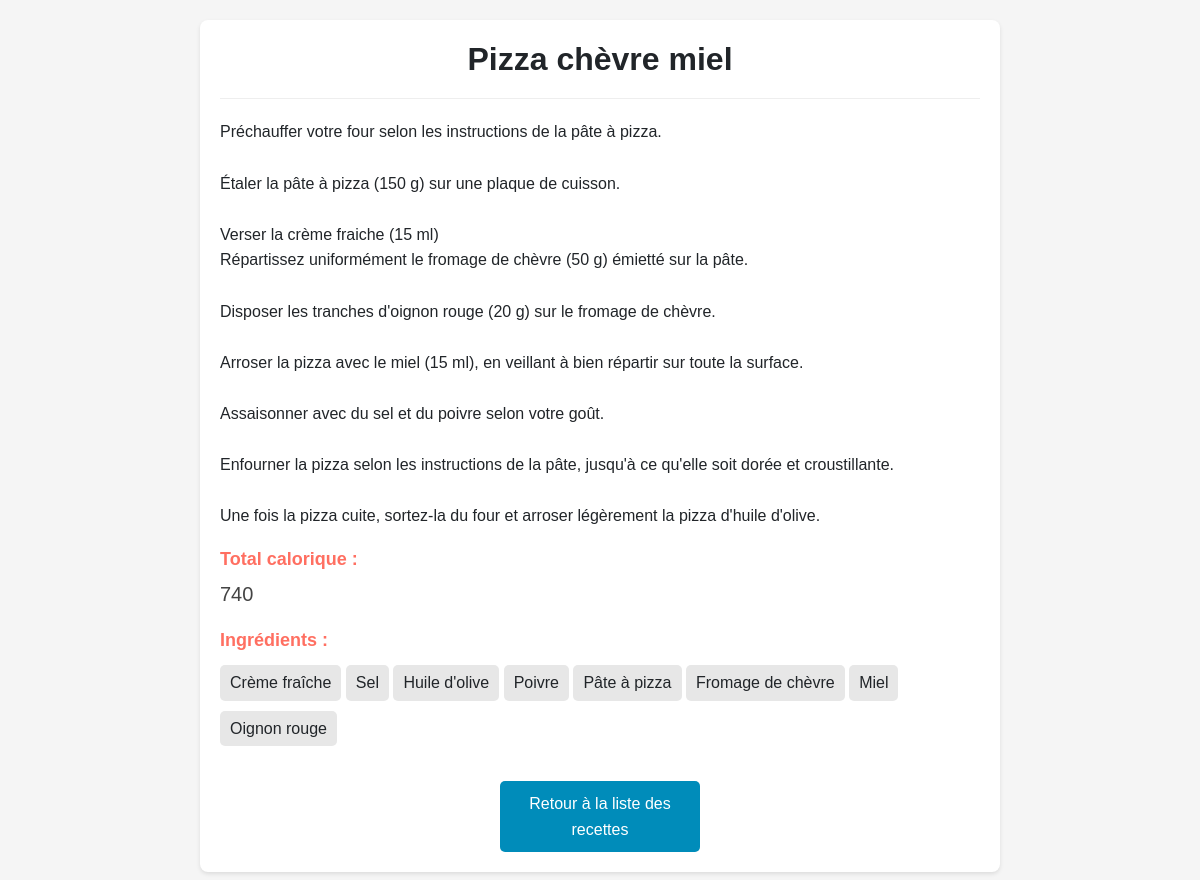
Page /recettes/lire/pizza-chevre-miel on the committed database.
### tables this page shows
CREATE TABLE IF NOT EXISTS `recettes` (
  `id_Recettes` int NOT NULL AUTO_INCREMENT,
  `Titre` varchar(45) DEFAULT NULL,
  `Instructions` varchar(2500) DEFAULT NULL,
  `Total_Calorique` int DEFAULT NULL,
  `slug` varchar(100) DEFAULT NULL,
  `Prix` int NOT NULL,
  PRIMARY KEY (`id_Recettes`)
);

CREATE TABLE IF NOT EXISTS `recettes_has_ingredients` (
  `Recettes_id_Recettes` int NOT NULL,
  `Ingredients_id_Ingredients` int NOT NULL,
  PRIMARY KEY (`Recettes_id_Recettes`,`Ingredients_id_Ingredients`),
  KEY `fk_Recettes_has_Ingredients_Ingredients1_idx` (`Ingredients_id_Ingredients`),
  KEY `fk_Recettes_has_Ingredients_Recettes_idx` (`Recettes_id_Recettes`)
);

CREATE TABLE IF NOT EXISTS `ingredients` (
  `id_Ingredients` int NOT NULL,
  `Nom_Ingredients` varchar(45) DEFAULT NULL,
  `Apport_Calorique` int DEFAULT NULL,
  `Prix` int NOT NULL,
  PRIMARY KEY (`id_Ingredients`)
);

### app/Controller.php (called while the page is built, shortened)
<?php
abstract class Controller {
    public function render(string $fichier, array $data = []) {
        extract($data);
        require_once(ROOT . 'views/' . strtolower(str_replace("Controller", "", basename(str_replace('\\', '/', get_class($this))))) . '/' . $fichier . '.php');
        require_once(ROOT . 'views/layout/default.php');
    }
}
?>

### controllers/Recettes.php (called while the page is built, shortened)
<?php
class Recettes extends \app\Controller
{
    public function lire(string $slug)
    {
        $recettes = $this->Recettes->findBySlug($slug);
        $ingredients = $this->Recettes->getAllRecette();
        $this->render('lire', compact('recettes', 'ingredients'));
    }
}
?>

### Models/Recettes.php (called while the page is built, shortened)
<?php
class Recettes extends \app\Model{
    public function __construct()
    {
        $this->table = "recettes";
    }
    public function findBySlug(string $slug)
    {
        $sql = "SELECT * FROM " . $this->table . " INNER JOIN recettes_has_ingredients ON id_Recettes = Recettes_Id_Recettes INNER JOIN ingredients ON id_Ingredients = Ingredients_Id_Ingredients WHERE slug='" . $slug . "'";
        $query = $this->_connexion->query($sql);
        return $query->fetch_assoc();
    }
}
?>

### app/Model.php (called while the page is built, shortened)
<?php
abstract class Model{
    private $host = "localhost";
    private $db_name = "devoirrecette";
    private $username = "root";
    private $password = "";
    protected $_connexion;
    public function getConnection(){
        $this->_connexion = null;
        try{
            $this->_connexion = new \mysqli($this->host, $this->username, $this->password, $this->db_name);
            $this->_connexion->set_charset("utf8");
        }catch(\mysqli_sql_exception $exception){
            echo "Erreur de connexion : " . $exception->getMessage();
        }
    }
    public function getAllRecette(){
        $sql = "SELECT * FROM recettes_has_ingredients AS ir JOIN ingredients AS i ON ir.Ingredients_id_Ingredients = i.id_Ingredients JOIN recettes AS r ON ir.Recettes_id_Recettes = r.id_Recettes";
        $query = $this->_connexion->query($sql);
        return $query->fetch_all(MYSQLI_ASSOC);
    }
}
?>

### views/recettes/lire.php (the view, shortened to what this page needs)
<div class="recipe-container">
    <h2 class="recipe-title"><?= $recettes['Titre'] ?></h2>
    <div class="recipe-instructions">
        <p><?= nl2br($recettes['Instructions']) ?></p>
    </div>
    <div class="recipe-details">
        <h3 class="total-calories-title">Total calorique :</h3>
        <p class="total-calories"><?= $recettes['Total_Calorique'] ?></p>
    </div>
    <div class="recipe-ingredients">
        <h3>Ingrédients :</h3>
        <ul>
            <?php foreach($ingredients as $ingredient): ?>
                <?php if ($ingredient['id_Recettes'] == $recettes['id_Recettes']): ?>
                    <li><?= $ingredient['Nom_Ingredients'] ?></li>
                <?php endif; ?>
            <?php endforeach ?>
        </ul>
    </div>
    <a href="/recettes" class="back-link">Retour à la liste des recettes</a>
</div>

### views/recettes/lire.php (style rules this page uses)
body { font-family: 'Arial', sans-serif; background-color: #f5f5f5; line-height: 1.6; padding: 20px; }
.recipe-container { max-width: 800px; margin: auto; background: white; padding: 20px; border-radius: 8px; box-shadow: 0 2px 4px rgba(0, 0, 0, 0.1); }
.recipe-title { font-weight: bold; text-align: center; margin: 0 0 20px; }
.recipe-instructions { font-size: 16px; border-top: 1px solid #eee; padding-top: 20px; }
.recipe-details, .recipe-ingredients { margin-top: 20px; }
.total-calories-title, .recipe-ingredients h3 { font-size: 18px; font-weight: bold; color: #ff6f61; }
.total-calories { font-size: 20px; color: #444; }
.recipe-ingredients ul { padding: 0; }
.recipe-ingredients li { background-color: #e7e7e7; border-radius: 5px; padding: 5px 10px; margin: 5px 0; display: inline-block; }
.back-link { display: block; width: 200px; margin: 30px auto 0; text-align: center; padding: 10px; background-color: #008CBA; color: #fff; border-radius: 5px; }

### rows in the picture
recettes: Titre "Pizza chèvre miel", Instructions "Préchauffer votre four selon les instructions de la pâte à pizza. Étaler la pâte à pizza (150 g) sur une plaque de cuisson. Verser la crème fraiche (15 ml) Répartissez uniformément le fromage de chèvre (50 g) émietté sur la pâte. Disposer les tranches d'oignon rouge (20 g) sur le fromage de chèvre. Arroser la pizza avec le miel (15 ml), en veillant à bien répartir sur toute la surface. Assaisonner avec du sel et du poivre selon votre goût. Enfourner la pizza selon les instructions de la pâte, jusqu'à ce qu'elle soit dorée et croustillante. Une fois la pizza cuite, sortez-la du four et arroser légèrement la pizza d'huile d'olive.", Total_Calorique "740"
recettes_has_ingredients: Ingredients_id_Ingredients.Nom_Ingredients "Crème fraîche"
recettes_has_ingredients: Ingredients_id_Ingredients.Nom_Ingredients "Sel"
recettes_has_ingredients: Ingredients_id_Ingredients.Nom_Ingredients "Huile d'olive"
recettes_has_ingredients: Ingredients_id_Ingredients.Nom_Ingredients "Poivre"
recettes_has_ingredients: Ingredients_id_Ingredients.Nom_Ingredients "Pâte à pizza"
recettes_has_ingredients: Ingredients_id_Ingredients.Nom_Ingredients "Fromage de chèvre"
recettes_has_ingredients: Ingredients_id_Ingredients.Nom_Ingredients "Miel"
recettes_has_ingredients: Ingredients_id_Ingredients.Nom_Ingredients "Oignon rouge"
